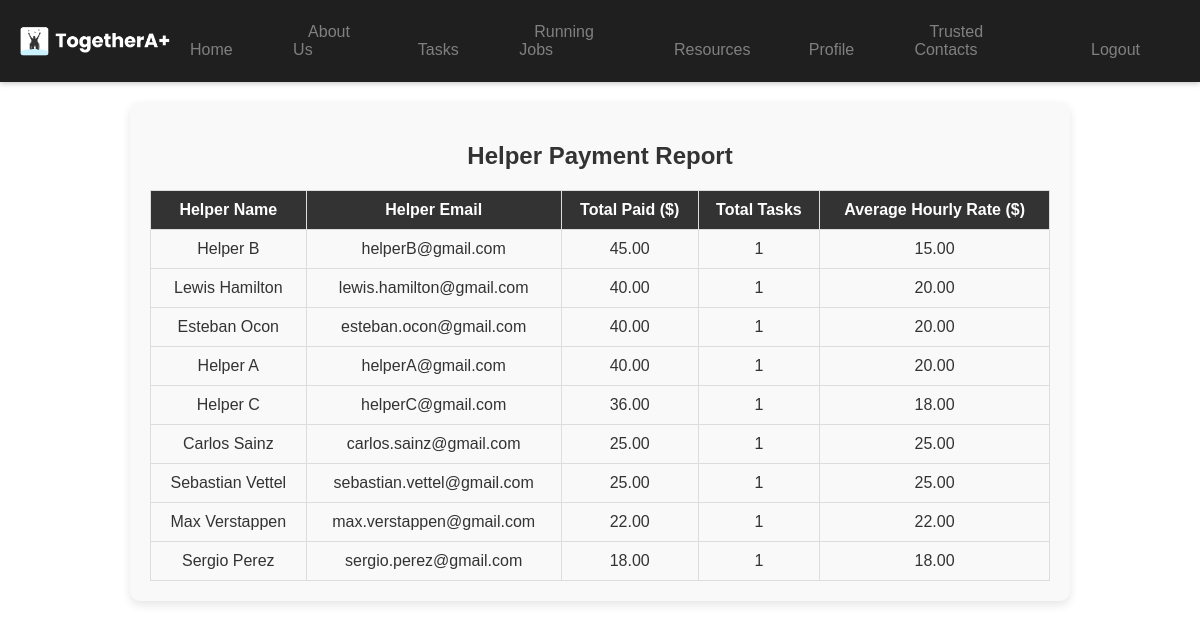
The page /helper_payment_report.php (signed in) on the database its author committed.
### tables this page shows
CREATE TABLE `helpers` (
  `helper_id` int(11) NOT NULL,
  `name` varchar(255) NOT NULL,
  `email` varchar(255) NOT NULL,
  `password_hash` varchar(255) NOT NULL,
  `phone_number` varchar(15) DEFAULT NULL,
  `address` text DEFAULT NULL,
  `skills` text DEFAULT NULL,
  `rating` decimal(3,2) DEFAULT 0.00,
  `profile_photo` text DEFAULT NULL,
  `created_at` timestamp NOT NULL DEFAULT current_timestamp(),
  `updated_at` timestamp NOT NULL DEFAULT current_timestamp() ON UPDATE current_timestamp(),
  `verification_status` enum('pending','verified','rejected') DEFAULT 'pending',
  `verified_by` int(11) DEFAULT NULL,
  `status` enum('active','suspended','deactivated') DEFAULT 'active'
);

### helper_payment_report.php (the view, shortened to what this page needs)
<?php
include 'dbconnect.php';
$user_id = $_SESSION['user_id'];
$sql = "
    SELECT
        h.helper_id,
        h.name AS helper_name,
        h.email AS helper_email,
        SUM(hr.total_hours * hr.hourly_rate) AS total_paid,
        COUNT(hr.hiring_id) AS total_tasks,
        AVG(hr.hourly_rate) AS average_hourly_rate
    FROM hiring_records hr
    JOIN helpers h ON hr.helper_id = h.helper_id
    WHERE hr.user_id = ?
    GROUP BY h.helper_id, h.name, h.email
    ORDER BY total_paid DESC
";
$stmt = $conn->prepare($sql);
$stmt->bind_param("i", $user_id);
$stmt->execute();
$result = $stmt->get_result();
$helper_payments = $result->fetch_all(MYSQLI_ASSOC);
?>
<!DOCTYPE html>
<html lang="en">
<head>
    <link rel="stylesheet" href="styles.css">
</head>
<body>
    <?php include 'header_user.php'; ?>
    <div class="details-container">
        <h2>Helper Payment Report</h2>
        <table>
            <thead>
                <tr>
                    <th>Helper Name</th>
                    <th>Helper Email</th>
                    <th>Total Paid ($)</th>
                    <th>Total Tasks</th>
                    <th>Average Hourly Rate ($)</th>
                </tr>
            </thead>
            <tbody>
                <?php if (count($helper_payments) > 0): ?>
                    <?php foreach ($helper_payments as $helper): ?>
                        <tr>
                            <td><?php echo htmlspecialchars($helper['helper_name']); ?></td>
                            <td><?php echo htmlspecialchars($helper['helper_email']); ?></td>
                            <td><?php echo number_format($helper['total_paid'], 2); ?></td>
                            <td><?php echo $helper['total_tasks']; ?></td>
                            <td><?php echo number_format($helper['average_hourly_rate'], 2); ?></td>
                        </tr>
                    <?php endforeach; ?>
                <?php else: ?>
                    <tr>
                        <td colspan="5" class="no-records">No payment records found for helpers.</td>
                    </tr>
                <?php endif; ?>
            </tbody>
        </table>
    </div>
</body>
</html>

### styles.css (style rules this page uses)
body { font-family: Arial, sans-serif; margin: 0; padding: 0; background-color: #121212; color: white; }

### home.css (style rules this page uses)
body { font-family: Arial, sans-serif; margin: 0; padding: 0; background-color: #ffffff; color: #333; }

### helper_payment_report.php (style rules this page uses)
.details-container { max-width: 900px; margin: 20px auto; padding: 20px; background-color: #f9f9f9; border-radius: 10px; box-shadow: 0 4px 10px rgba(0, 0, 0, 0.1); }
.details-container h2 { text-align: center; margin-bottom: 20px; color: #333; }
table { width: 100%; border-collapse: collapse; }
th, td { padding: 10px; text-align: center; border: 1px solid #ddd; }
th { background-color: #333; color: white; }

### rows shown on the page
helpers: name "Helper B", email "helperB@gmail.com", total_paid "45.00", total_tasks "1", average_hourly_rate "15.00"
helpers: name "Lewis Hamilton", email "lewis.hamilton@gmail.com", total_paid "40.00", total_tasks "1", average_hourly_rate "20.00"
helpers: name "Esteban Ocon", email "esteban.ocon@gmail.com", total_paid "40.00", total_tasks "1", average_hourly_rate "20.00"
helpers: name "Helper A", email "helperA@gmail.com", total_paid "40.00", total_tasks "1", average_hourly_rate "20.00"
helpers: name "Helper C", email "helperC@gmail.com", total_paid "36.00", total_tasks "1", average_hourly_rate "18.00"
helpers: name "Carlos Sainz", email "carlos.sainz@gmail.com", total_paid "25.00", total_tasks "1", average_hourly_rate "25.00"
helpers: name "Sebastian Vettel", email "sebastian.vettel@gmail.com", total_paid "25.00", total_tasks "1", average_hourly_rate "25.00"
helpers: name "Max Verstappen", email "max.verstappen@gmail.com", total_paid "22.00", total_tasks "1", average_hourly_rate "22.00"
helpers: name "Sergio Perez", email "sergio.perez@gmail.com", total_paid "18.00", total_tasks "1", average_hourly_rate "18.00"
